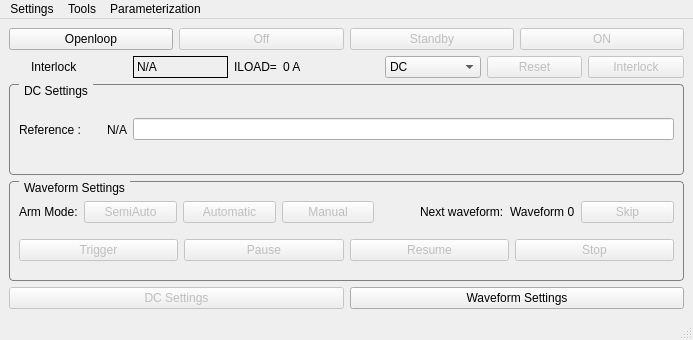
<?xml version="1.0" encoding="UTF-8"?>
<ui version="4.0">
 <class>MainWindow</class>
 <widget class="QMainWindow" name="MainWindow">
  <property name="enabled">
   <bool>true</bool>
  </property>
  <property name="geometry">
   <rect>
    <x>0</x>
    <y>0</y>
    <width>693</width>
    <height>340</height>
   </rect>
  </property>
  <property name="windowTitle">
   <string>Main Control</string>
  </property>
  <widget class="QWidget" name="centralwidget">
   <layout class="QGridLayout" name="gridLayout">
    <item row="2" column="0">
     <widget class="QGroupBox" name="grpDC">
      <property name="styleSheet">
       <string notr="true">QGroupBox
{
	border: 1px solid gray;
	border-radius: 4px;
	margin-top: 0.5em;
}

QGroupBox::title
{
	subcontrol-origin: margin;
	left: 10px;
	padding: 0 3px 0 3px;
}</string>
      </property>
      <property name="title">
       <string>DC Settings</string>
      </property>
      <layout class="QHBoxLayout" name="horizontalLayout">
       <item>
        <widget class="QLabel" name="label_8">
         <property name="text">
          <string>Reference :</string>
         </property>
        </widget>
       </item>
       <item>
        <widget class="QLabel" name="lblReferenceCurrent">
         <property name="minimumSize">
          <size>
           <width>40</width>
           <height>0</height>
          </size>
         </property>
         <property name="text">
          <string>N/A</string>
         </property>
         <property name="alignment">
          <set>Qt::AlignRight|Qt::AlignTrailing|Qt::AlignVCenter</set>
         </property>
        </widget>
       </item>
       <item>
        <widget class="QLineEdit" name="txtReferenceCurrent">
         <property name="text">
          <string/>
         </property>
        </widget>
       </item>
      </layout>
     </widget>
    </item>
    <item row="4" column="0">
     <layout class="QHBoxLayout" name="lytExpertSettings">
      <item>
       <widget class="QPushButton" name="pushButton">
        <property name="enabled">
         <bool>false</bool>
        </property>
        <property name="text">
         <string>DC Settings</string>
        </property>
        <property name="icon">
         <iconset resource="../resources.qrc">
          <normaloff>:/resources/images/settings.png</normaloff>:/resources/images/settings.png</iconset>
        </property>
        <property name="iconSize">
         <size>
          <width>24</width>
          <height>17</height>
         </size>
        </property>
       </widget>
      </item>
      <item>
       <widget class="QPushButton" name="btnWaveformSettings">
        <property name="text">
         <string>Waveform Settings</string>
        </property>
        <property name="icon">
         <iconset resource="../resources.qrc">
          <normaloff>:/resources/images/settings.png</normaloff>:/resources/images/settings.png</iconset>
        </property>
        <property name="iconSize">
         <size>
          <width>24</width>
          <height>17</height>
         </size>
        </property>
       </widget>
      </item>
     </layout>
    </item>
    <item row="3" column="0">
     <widget class="QGroupBox" name="grpWaveform">
      <property name="minimumSize">
       <size>
        <width>0</width>
        <height>100</height>
       </size>
      </property>
      <property name="styleSheet">
       <string notr="true">QGroupBox
{
	border: 1px solid gray;
	border-radius: 4px;
	margin-top: 0.5em;
}

QGroupBox::title
{
	subcontrol-origin: margin;
	left: 10px;
	padding: 0 3px 0 3px;
}</string>
      </property>
      <property name="title">
       <string>Waveform Settings</string>
      </property>
      <layout class="QVBoxLayout" name="verticalLayout_3">
       <item>
        <layout class="QHBoxLayout" name="lytArmMode">
         <item>
          <widget class="QLabel" name="label_10">
           <property name="text">
            <string>Arm Mode:</string>
           </property>
          </widget>
         </item>
         <item>
          <widget class="QPushButton" name="btnSemiAutomatic">
           <property name="enabled">
            <bool>false</bool>
           </property>
           <property name="sizePolicy">
            <sizepolicy hsizetype="MinimumExpanding" vsizetype="Fixed">
             <horstretch>1</horstretch>
             <verstretch>0</verstretch>
            </sizepolicy>
           </property>
           <property name="text">
            <string>SemiAuto</string>
           </property>
           <property name="iconSize">
            <size>
             <width>24</width>
             <height>17</height>
            </size>
           </property>
          </widget>
         </item>
         <item>
          <widget class="QPushButton" name="btnAutomatic">
           <property name="enabled">
            <bool>false</bool>
           </property>
           <property name="sizePolicy">
            <sizepolicy hsizetype="MinimumExpanding" vsizetype="Fixed">
             <horstretch>1</horstretch>
             <verstretch>0</verstretch>
            </sizepolicy>
           </property>
           <property name="text">
            <string>Automatic</string>
           </property>
           <property name="iconSize">
            <size>
             <width>24</width>
             <height>17</height>
            </size>
           </property>
          </widget>
         </item>
         <item>
          <widget class="QPushButton" name="btnManual">
           <property name="enabled">
            <bool>false</bool>
           </property>
           <property name="sizePolicy">
            <sizepolicy hsizetype="MinimumExpanding" vsizetype="Fixed">
             <horstretch>1</horstretch>
             <verstretch>0</verstretch>
            </sizepolicy>
           </property>
           <property name="text">
            <string>Manual</string>
           </property>
           <property name="iconSize">
            <size>
             <width>24</width>
             <height>17</height>
            </size>
           </property>
          </widget>
         </item>
         <item>
          <spacer name="horizontalSpacer">
           <property name="orientation">
            <enum>Qt::Horizontal</enum>
           </property>
           <property name="sizeHint" stdset="0">
            <size>
             <width>40</width>
             <height>20</height>
            </size>
           </property>
          </spacer>
         </item>
         <item>
          <widget class="QLabel" name="label_11">
           <property name="text">
            <string>Next waveform:</string>
           </property>
          </widget>
         </item>
         <item>
          <widget class="QLabel" name="lblNextWaveform">
           <property name="text">
            <string>Waveform 0</string>
           </property>
          </widget>
         </item>
         <item>
          <widget class="QPushButton" name="btnSkip">
           <property name="enabled">
            <bool>false</bool>
           </property>
           <property name="sizePolicy">
            <sizepolicy hsizetype="MinimumExpanding" vsizetype="Fixed">
             <horstretch>1</horstretch>
             <verstretch>0</verstretch>
            </sizepolicy>
           </property>
           <property name="text">
            <string>Skip</string>
           </property>
           <property name="icon">
            <iconset resource="../resources.qrc">
             <normaloff>:/resources/images/skip.png</normaloff>:/resources/images/skip.png</iconset>
           </property>
           <property name="iconSize">
            <size>
             <width>24</width>
             <height>17</height>
            </size>
           </property>
          </widget>
         </item>
        </layout>
       </item>
       <item>
        <layout class="QHBoxLayout" name="lytWaveformControl">
         <item>
          <widget class="QPushButton" name="btnTrigger">
           <property name="enabled">
            <bool>false</bool>
           </property>
           <property name="text">
            <string>Trigger</string>
           </property>
           <property name="icon">
            <iconset resource="../resources.qrc">
             <normaloff>:/resources/images/play.png</normaloff>:/resources/images/play.png</iconset>
           </property>
           <property name="iconSize">
            <size>
             <width>24</width>
             <height>17</height>
            </size>
           </property>
          </widget>
         </item>
         <item>
          <widget class="QPushButton" name="btnPause">
           <property name="enabled">
            <bool>false</bool>
           </property>
           <property name="text">
            <string>Pause</string>
           </property>
           <property name="icon">
            <iconset resource="../resources.qrc">
             <normaloff>:/resources/images/pause.png</normaloff>:/resources/images/pause.png</iconset>
           </property>
           <property name="iconSize">
            <size>
             <width>24</width>
             <height>17</height>
            </size>
           </property>
          </widget>
         </item>
         <item>
          <widget class="QPushButton" name="btnResume">
           <property name="enabled">
            <bool>false</bool>
           </property>
           <property name="text">
            <string>Resume</string>
           </property>
           <property name="icon">
            <iconset resource="../resources.qrc">
             <normaloff>:/resources/images/resume.png</normaloff>:/resources/images/resume.png</iconset>
           </property>
           <property name="iconSize">
            <size>
             <width>24</width>
             <height>17</height>
            </size>
           </property>
          </widget>
         </item>
         <item>
          <widget class="QPushButton" name="btnStop">
           <property name="enabled">
            <bool>false</bool>
           </property>
           <property name="text">
            <string>Stop</string>
           </property>
           <property name="icon">
            <iconset resource="../resources.qrc">
             <normaloff>:/resources/images/stop.png</normaloff>:/resources/images/stop.png</iconset>
           </property>
           <property name="iconSize">
            <size>
             <width>24</width>
             <height>17</height>
            </size>
           </property>
          </widget>
         </item>
        </layout>
       </item>
      </layout>
     </widget>
    </item>
    <item row="0" column="0">
     <layout class="QHBoxLayout" name="lytGlobalStateMachine">
      <item>
       <widget class="QPushButton" name="btnOpenloop">
        <property name="text">
         <string>Openloop</string>
        </property>
       </widget>
      </item>
      <item>
       <widget class="QPushButton" name="btnOff">
        <property name="enabled">
         <bool>false</bool>
        </property>
        <property name="text">
         <string>Off</string>
        </property>
        <property name="icon">
         <iconset resource="../resources.qrc">
          <normaloff>:/resources/images/off.png</normaloff>:/resources/images/off.png</iconset>
        </property>
        <property name="iconSize">
         <size>
          <width>24</width>
          <height>17</height>
         </size>
        </property>
        <property name="checkable">
         <bool>true</bool>
        </property>
       </widget>
      </item>
      <item>
       <widget class="QPushButton" name="btnStandby">
        <property name="enabled">
         <bool>false</bool>
        </property>
        <property name="text">
         <string>Standby</string>
        </property>
        <property name="icon">
         <iconset resource="../resources.qrc">
          <normaloff>:/resources/images/standby.png</normaloff>:/resources/images/standby.png</iconset>
        </property>
        <property name="iconSize">
         <size>
          <width>24</width>
          <height>17</height>
         </size>
        </property>
        <property name="checkable">
         <bool>true</bool>
        </property>
        <property name="default">
         <bool>false</bool>
        </property>
        <property name="flat">
         <bool>false</bool>
        </property>
       </widget>
      </item>
      <item>
       <layout class="QVBoxLayout" name="verticalLayout_2">
        <item>
         <widget class="QPushButton" name="btnON">
          <property name="enabled">
           <bool>false</bool>
          </property>
          <property name="toolTip">
           <string>&lt;html&gt;&lt;head/&gt;&lt;body&gt;&lt;p&gt;ON&lt;/p&gt;&lt;/body&gt;&lt;/html&gt;</string>
          </property>
          <property name="text">
           <string>ON</string>
          </property>
          <property name="icon">
           <iconset resource="../resources.qrc">
            <normaloff>:/resources/images/dc.png</normaloff>:/resources/images/dc.png</iconset>
          </property>
          <property name="iconSize">
           <size>
            <width>24</width>
            <height>17</height>
           </size>
          </property>
          <property name="checkable">
           <bool>true</bool>
          </property>
         </widget>
        </item>
       </layout>
      </item>
     </layout>
    </item>
    <item row="1" column="0">
     <layout class="QHBoxLayout" name="lytInterlock">
      <item>
       <widget class="QLabel" name="lblInterlockLED">
        <property name="maximumSize">
         <size>
          <width>16</width>
          <height>16</height>
         </size>
        </property>
        <property name="text">
         <string/>
        </property>
        <property name="pixmap">
         <pixmap resource="../resources.qrc">:/resources/images/red-off.png</pixmap>
        </property>
        <property name="scaledContents">
         <bool>true</bool>
        </property>
       </widget>
      </item>
      <item>
       <widget class="QLabel" name="label">
        <property name="text">
         <string>Interlock</string>
        </property>
       </widget>
      </item>
      <item>
       <widget class="QLabel" name="lblState">
        <property name="autoFillBackground">
         <bool>false</bool>
        </property>
        <property name="frameShape">
         <enum>QFrame::Box</enum>
        </property>
        <property name="text">
         <string>N/A</string>
        </property>
       </widget>
      </item>
      <item>
       <widget class="QLabel" name="label_2">
        <property name="enabled">
         <bool>true</bool>
        </property>
        <property name="sizePolicy">
         <sizepolicy hsizetype="Fixed" vsizetype="Preferred">
          <horstretch>0</horstretch>
          <verstretch>0</verstretch>
         </sizepolicy>
        </property>
        <property name="text">
         <string>ILOAD=</string>
        </property>
       </widget>
      </item>
      <item>
       <widget class="QLabel" name="lblILOAD">
        <property name="text">
         <string>0 A</string>
        </property>
       </widget>
      </item>
      <item>
       <widget class="QComboBox" name="comboMode">
        <property name="whatsThis">
         <string>&lt;html&gt;&lt;head/&gt;&lt;body&gt;&lt;p&gt;Mode&lt;/p&gt;&lt;/body&gt;&lt;/html&gt;</string>
        </property>
        <item>
         <property name="text">
          <string>DC</string>
         </property>
        </item>
        <item>
         <property name="text">
          <string>Waveform</string>
         </property>
        </item>
       </widget>
      </item>
      <item>
       <widget class="QPushButton" name="btnReset">
        <property name="enabled">
         <bool>false</bool>
        </property>
        <property name="text">
         <string>Reset</string>
        </property>
        <property name="icon">
         <iconset resource="../resources.qrc">
          <normaloff>:/resources/images/reset.png</normaloff>:/resources/images/reset.png</iconset>
        </property>
        <property name="iconSize">
         <size>
          <width>24</width>
          <height>17</height>
         </size>
        </property>
       </widget>
      </item>
      <item>
       <widget class="QPushButton" name="btnSendInterlock">
        <property name="enabled">
         <bool>false</bool>
        </property>
        <property name="text">
         <string>Interlock</string>
        </property>
        <property name="icon">
         <iconset resource="../resources.qrc">
          <normaloff>:/resources/images/interlock.png</normaloff>:/resources/images/interlock.png</iconset>
        </property>
        <property name="iconSize">
         <size>
          <width>24</width>
          <height>17</height>
         </size>
        </property>
       </widget>
      </item>
     </layout>
    </item>
   </layout>
  </widget>
  <widget class="QMenuBar" name="menuBar">
   <property name="geometry">
    <rect>
     <x>0</x>
     <y>0</y>
     <width>693</width>
     <height>23</height>
    </rect>
   </property>
   <widget class="QMenu" name="menuSettings">
    <property name="title">
     <string>Settings</string>
    </property>
    <addaction name="actionSettingsEnableWrites"/>
   </widget>
   <widget class="QMenu" name="menuParameterization">
    <property name="title">
     <string>Parameterization</string>
    </property>
    <addaction name="actionParameterizationDownload"/>
    <addaction name="actionParameterizationUpload"/>
   </widget>
   <widget class="QMenu" name="menuTools">
    <property name="title">
     <string>Tools</string>
    </property>
    <widget class="QMenu" name="menuUpdateFirmware">
     <property name="title">
      <string>Update Firmware</string>
     </property>
     <addaction name="actionUpdateDSP"/>
     <addaction name="actionUpdateFPGA"/>
     <addaction name="actionUpdateNIOS"/>
    </widget>
    <addaction name="actionRawRegistersShow"/>
    <addaction name="actionWaveformSettings"/>
    <addaction name="actionPlotterShow"/>
    <addaction name="actionLoggerShow"/>
    <addaction name="actionDPCFaultsShow"/>
    <addaction name="actionFaultsShow"/>
    <addaction name="actionTest"/>
    <addaction name="actionStates"/>
    <addaction name="actionTune"/>
    <addaction name="separator"/>
    <addaction name="actionRestartFirmware"/>
    <addaction name="menuUpdateFirmware"/>
   </widget>
   <addaction name="menuSettings"/>
   <addaction name="menuTools"/>
   <addaction name="menuParameterization"/>
  </widget>
  <widget class="QStatusBar" name="stbMain"/>
  <action name="actionSettingsEnableWrites">
   <property name="checkable">
    <bool>true</bool>
   </property>
   <property name="checked">
    <bool>true</bool>
   </property>
   <property name="text">
    <string>Enable writes</string>
   </property>
  </action>
  <action name="actionParameterizationDownload">
   <property name="icon">
    <iconset resource="../resources.qrc">
     <normaloff>:/resources/images/download.png</normaloff>:/resources/images/download.png</iconset>
   </property>
   <property name="text">
    <string>Download to File</string>
   </property>
  </action>
  <action name="actionParameterizationUpload">
   <property name="icon">
    <iconset resource="../resources.qrc">
     <normaloff>:/resources/images/upload.png</normaloff>:/resources/images/upload.png</iconset>
   </property>
   <property name="text">
    <string>Upload to Flash</string>
   </property>
  </action>
  <action name="actionLoggerShow">
   <property name="icon">
    <iconset resource="../resources.qrc">
     <normaloff>:/resources/images/logger.png</normaloff>:/resources/images/logger.png</iconset>
   </property>
   <property name="text">
    <string>Logger</string>
   </property>
  </action>
  <action name="actionPlotterShow">
   <property name="icon">
    <iconset resource="../resources.qrc">
     <normaloff>:/resources/images/plot.png</normaloff>:/resources/images/plot.png</iconset>
   </property>
   <property name="text">
    <string>Plotter</string>
   </property>
  </action>
  <action name="actionFaultsShow">
   <property name="icon">
    <iconset resource="../resources.qrc">
     <normaloff>:/resources/images/interlock.png</normaloff>:/resources/images/interlock.png</iconset>
   </property>
   <property name="text">
    <string>Faults</string>
   </property>
  </action>
  <action name="actionRawRegistersShow">
   <property name="icon">
    <iconset resource="../resources.qrc">
     <normaloff>:/resources/images/registers.png</normaloff>:/resources/images/registers.png</iconset>
   </property>
   <property name="text">
    <string>Raw Registers</string>
   </property>
  </action>
  <action name="actionWaveformSettings">
   <property name="icon">
    <iconset resource="../resources.qrc">
     <normaloff>:/resources/images/settings.png</normaloff>:/resources/images/settings.png</iconset>
   </property>
   <property name="text">
    <string>Waveforms</string>
   </property>
  </action>
  <action name="actionDC_Settings">
   <property name="enabled">
    <bool>false</bool>
   </property>
   <property name="icon">
    <iconset resource="../resources.qrc">
     <normaloff>:/resources/images/settings.png</normaloff>:/resources/images/settings.png</iconset>
   </property>
   <property name="text">
    <string>DC Settings</string>
   </property>
  </action>
  <action name="actionRestartFirmware">
   <property name="icon">
    <iconset resource="../resources.qrc">
     <normaloff>:/resources/images/restart.png</normaloff>:/resources/images/restart.png</iconset>
   </property>
   <property name="text">
    <string>Restart Firmware</string>
   </property>
  </action>
  <action name="actionUpdateDSP">
   <property name="text">
    <string>DSP</string>
   </property>
  </action>
  <action name="actionUpdateFPGA">
   <property name="enabled">
    <bool>false</bool>
   </property>
   <property name="text">
    <string>FPGA</string>
   </property>
  </action>
  <action name="actionUpdateNIOS">
   <property name="enabled">
    <bool>false</bool>
   </property>
   <property name="text">
    <string>NIOS</string>
   </property>
  </action>
  <action name="actionTest">
   <property name="text">
    <string>Test</string>
   </property>
  </action>
  <action name="actionStates">
   <property name="text">
    <string>States</string>
   </property>
  </action>
  <action name="actionTune">
   <property name="text">
    <string>Tune</string>
   </property>
  </action>
  <action name="actionDPCFaultsShow">
   <property name="icon">
    <iconset resource="../resources.qrc">
     <normaloff>:/resources/images/interlock.png</normaloff>:/resources/images/interlock.png</iconset>
   </property>
   <property name="text">
    <string>DPC Faults</string>
   </property>
  </action>
 </widget>
 <resources>
  <include location="../resources.qrc"/>
 </resources>
 <connections/>
</ui>
